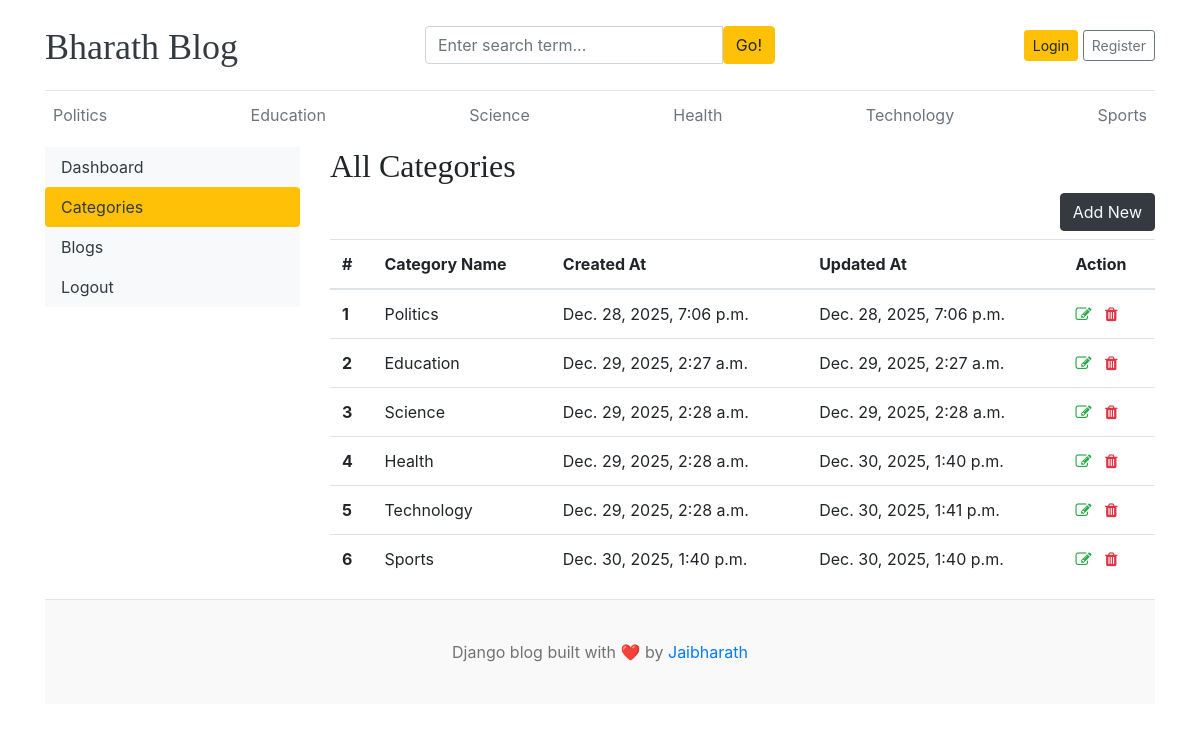
/dashboard/categories/, run on the app's committed database.
### blogs/models.py (models this page shows, shortened)
class Category(models.Model):
    category_name = models.CharField(max_length=50, unique=True)
    created_at = models.DateTimeField(auto_now_add=True)
    updated_at = models.DateTimeField(auto_now=True)
    class Meta:
        verbose_name_plural = 'categories'

### dashboards/views.py (the view)
# urls.py: path('categories/',views.categories,name='categories'),
def categories(request):
    return render(request,'dashboard/categories.html')

### blogs/context_processors.py (called while the page is built)
def get_categories(request):
    categories = Category.objects.all()
    return dict(categories=categories)

def get_socila_links(request):
    social_links = SocialLink.objects.all()
    return dict(social_links=social_links)

### templates/dashboard/categories.html
{% extends 'base.html' %}
{% block content %}
<div class="row">
        {% include 'dashboard/sidebar.html' %}
        <div class="col-md-9">
            <h2>All Categories</h2>
            <a href="{% url 'add_category' %}" class="btn btn-dark text-light float-right mb-2">Add New</a>
            <table class="table table-hover">
  <thead>
    <tr>
      <th>#</th>
      <th>Category Name</th>
      <th>Created At</th>
      <th>Updated At</th>
      <th>Action</th>
    </tr>
  </thead>
  <tbody>
    {% for category in categories %}
    <tr>
      <th>{{forloop.counter }}</th>
      <td>{{category.category_name}}</td>
      <td>{{category.created_at}}</td>
      <td>{{category.updated_at}}</td>
      <td>
        <a href="{% url 'edit_category' category.id %}"><i class='fa fa-edit text-success'></i></a> &nbsp;
        <a href="{% url 'delete_category' category.id %}"><i class='fa fa-trash text-danger'></i></a>
    </td>
    </tr>
    {% endfor %}
  </tbody>
</table>
        </div>
</div>
{% endblock %}

### templates/base.html (shortened to what this page needs)
{% load static %}
<!DOCTYPE html>
<html lang="en">
<head>
    <link href="https://getbootstrap.com/docs/4.0/dist/css/bootstrap.min.css" rel="stylesheet">
    <link href="{% static 'css/blog.css' %}" rel="stylesheet">
    <link rel="stylesheet" href="https://cdnjs.cloudflare.com/ajax/libs/font-awesome/4.7.0/css/font-awesome.min.css">
  </head>
<body>
    <div class="container">
      <header class="blog-header py-3">
        <div class="row flex-nowrap justify-content-between align-items-center">
          <div class="col-4 pt-1">
            <a class="blog-header-logo text-dark" href="/">Bharath Blog</a>
          </div>
          <div class="col-4">
            <form method="GET" action="{% url 'search' %}">
              <div class="input-group">
                        <input class="form-control" type="text" name="keyword" value="{{keyword}}" placeholder="Enter search term..." aria-label="Enter search term..." aria-describedby="button-search" />
                        <button type="submit" class="btn btn-warning"  id="button-search" type="button">Go!</button>
                    </div>
            </form>
          </div>
          <div class="col-4 d-flex justify-content-end align-items-center">
            {% if not user.is_authenticated %}
            <a class="btn btn-sm btn-warning" href="{% url 'login' %}">Login</a> &nbsp;
            <a class="btn btn-sm btn-outline-secondary" href="{% url 'register' %}">Register</a>
            {%else %}
            <span><a class="btn btn-sm btn-warning" href="{% url 'dashboard' %}">Dashboard</a></span>
            &emsp;
            <span><a class="btn btn-sm btn-danger" href="{% url 'logout' %}">Logout</a></span>
            {% endif %}
          </div>
        </div>
      </header>
      <div class="nav-scroller py-1 mb-2">
        <nav class="nav d-flex justify-content-between">
          {% for category in categories %}
          <a class="p-2 text-muted" href="{% url 'posts_by_category' category.id %}">{{category.category_name}}</a>
          {% endfor %}
        </nav>
      </div>
      {% block content %}
      {% endblock %}
<footer class="blog-footer ">
  <p>Django blog built with ❤️ by <a href="">Jaibharath</a></p>
</footer>
</body>
</html>

### templates/dashboard/sidebar.html (shortened to what this page needs)
<div class="col-md-3">
            <div class="nav flex-column nav-pills bg-light" aria-orientation="vertical">
                <a href="{% url 'dashboard' %}" class="nav-link text-dark {% if '/dashboard/' == request.path %}bg-warning{% endif %}">Dashboard</a>
                <a href="{% url 'categories' %}" class="nav-link text-dark {% if '/categories/' in request.path %}bg-warning{% endif %}">Categories</a>
                <a href="{% url 'posts' %}" class="nav-link text-dark {% if '/posts/' in request.path %}bg-warning{% endif %}">Blogs</a>
                <a href="" class="nav-link text-dark">Logout</a>
            </div>
        </div>

### blog_main/static/css/blog.css (style rules this page uses)
.blog-header { border-bottom: 1px solid #e5e5e5; }
.blog-header-logo { font-family: "Playfair Display", Georgia, "Times New Roman", serif; font-size: 2.25rem; }
h1, h2, h3, h4, h5, h6 { font-family: "Playfair Display", Georgia, "Times New Roman", serif; }
.blog-footer { padding: 2.5rem 0; color: #727272; text-align: center; background-color: #f9f9f9; border-top: .05rem solid #e5e5e5; }
.blog-footer p:last-child { margin-bottom: 0; }

### data on the page
Category: category_name "Politics", created_at "Dec. 28, 2025, 7:06 p.m.", updated_at "Dec. 28, 2025, 7:06 p.m."
Category: category_name "Education", created_at "Dec. 29, 2025, 2:27 a.m.", updated_at "Dec. 29, 2025, 2:27 a.m."
Category: category_name "Science", created_at "Dec. 29, 2025, 2:28 a.m.", updated_at "Dec. 29, 2025, 2:28 a.m."
Category: category_name "Health", created_at "Dec. 29, 2025, 2:28 a.m.", updated_at "Dec. 30, 2025, 1:40 p.m."
Category: category_name "Technology", created_at "Dec. 29, 2025, 2:28 a.m.", updated_at "Dec. 30, 2025, 1:41 p.m."
Category: category_name "Sports", created_at "Dec. 30, 2025, 1:40 p.m.", updated_at "Dec. 30, 2025, 1:40 p.m."
